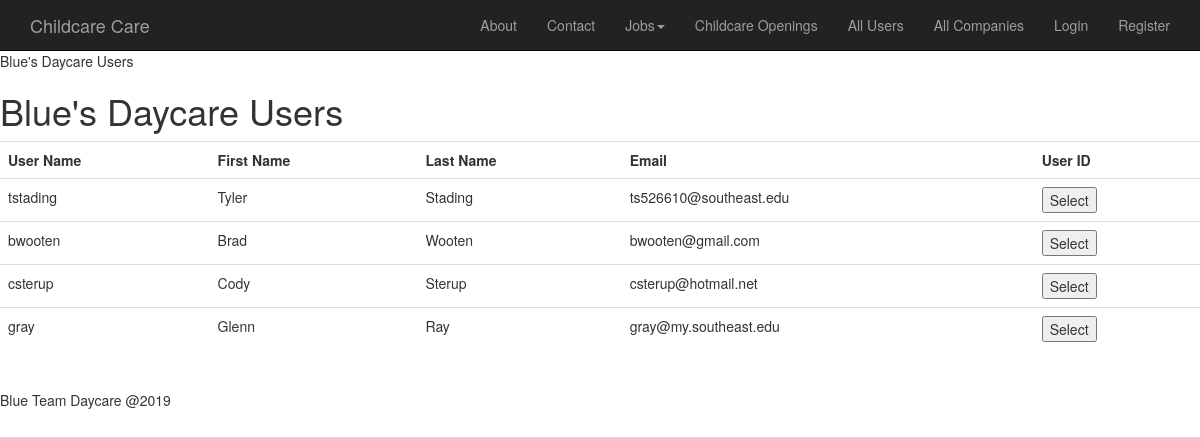
Screenshot of /index.php?action=displayAllUsers with the database file from the repository.
### tables this page shows
CREATE TABLE `user` (
  `id` int(11) NOT NULL,
  `fName` varchar(50) NOT NULL,
  `lName` varchar(50) NOT NULL,
  `email` varchar(50) NOT NULL,
  `uName` varchar(50) DEFAULT NULL,
  `pWord` varchar(120) DEFAULT NULL,
  `image` varchar(100) DEFAULT 'images/default.jpg',
  `roleID` int(11) DEFAULT NULL
);

### models/user_db.php (called while the page is built, shortened)
<?php
class user_db {
    public static function select_all() {
        $db = Database::getDB();
        $queryUsers = 'SELECT * FROM user';
        $statement = $db->prepare($queryUsers);
        $statement->execute();
        $rows = $statement->fetchAll();
        $users = [];
        foreach ($rows as $value) {
            $userRole = role_db::get_role_by_id($value['roleID']);
            $users[$value['id']] = new user($value['id'], $value['fName'], $value['lName'], $value['email'], $value['uName'], $value['pWord'], $value['image'], $userRole);
        }
        return $users;
    }
}

### models/role_db.php (called while the page is built, shortened)
<?php
class role_db {
    public static function get_role_by_id($id) {
        $db = Database::getDB();
        $query = 'SELECT *
              FROM role
              WHERE ID= :id';
        $statement = $db->prepare($query);
        $statement->bindValue(':id', $id);
        $statement->execute();
        $value = $statement->fetch();
        $role = new role($value['id'], $value['type']);
        return $role;
    }
}

### models/user.php (called while the page is built, shortened)
<?php
class user {
    private $ID, $fName, $lName, $email, $uName, $image, $pWord, $role;
    function __construct($ID, $fName, $lName, $email, $uName, $pWord, $image, role $role = null) {
        $this->fName = $fName;
        $this->lName = $lName;
        $this->email = $email;
        $this->uName = $uName;
    }
    function getFName() {
        return $this->fName;
    }
    function getLName() {
        return $this->lName;
    }
    function getEmail() {
        return $this->email;
    }
    function getUName() {
        return $this->uName;
    }
}

### views/displayAllUsers.php (the view, shortened to what this page needs)
<!DOCTYPE html>
<html>
    <head>
        <?php include ('css/css.php'); ?>
    </head>
    <body>
        <?php include ('nav.php'); ?>
        <main>
            <header>Blue&apos;s Daycare Users</header>
            <div id="formWrap">
                <h1>Blue&apos;s Daycare Users</h1>
                <table class="table table-dark">
                    <tr>
                        <th>User Name</th>
                        <th>First Name</th>
                        <th>Last Name</th>
                        <th>Email</th>
                        <th>User ID</th>
                    </tr>
                    <?php foreach ($users as $single) : ?>
                        <tr>
                            <td><?php echo htmlspecialchars($single->getUName()); ?></td>
                            <td><?php echo htmlspecialchars($single->getFName()); ?></td>
                            <td><?php echo htmlspecialchars($single->getLName()); ?></td>
                            <td><?php echo htmlspecialchars($single->getEmail()); ?></td>
                            <td><form action="index.php" method="post">
                                    <input type="submit" value="Select">
                                </form></td>
                        </tr>
                    <?php endforeach; ?>
                </table><br>
            </div>
        </main>
        <footer>
            <p>Blue Team Daycare @2019</p>
        </footer>
    </body>
</html>

### index.php (shortened to what this page needs)
<?php
require_once 'models/role_db.php';
require_once 'models/user.php';
require_once 'models/user_db.php';
$action = filter_input(INPUT_POST, 'action');
if ($action === null) {
    $action = filter_input(INPUT_GET, 'action');
}
switch ($action) {
    case 'displayAllUsers';
        $users = user_db::select_all();
        include 'views/displayAllUsers.php';
        die();
        break;
}

### css/css.php (shortened to what this page needs)
<link rel="stylesheet" href="https://maxcdn.bootstrapcdn.com/bootstrap/3.4.0/css/bootstrap.min.css">
<link rel="stylesheet" href="css/custom.css">

### views/nav.php (shortened to what this page needs)
<nav class="navbar navbar-inverse navbar-static-top">
  <div class="container">
    <div class="navbar-header">
      <a class="navbar-brand" href="#">Childcare Care</a>
    </div>
    <div class="collapse navbar-collapse" id="bs-example-navbar-collapse-1">
      <ul class="nav navbar-nav navbar-right">
        <li><a href='index.php?action=about'>About</a></li>
        <li><a href="#">Contact</a></li>
        <li class="dropdown">
          <a
            href="#"
            class="dropdown-toggle"
            data-toggle="dropdown"
            role="button"
            aria-haspopup="true"
            aria-expanded="false"
            >Jobs<span class="caret"></span
          ></a>
        </li>
        <li><a href='index.php?action=viewChildcareOpenings'>Childcare Openings</a></li>
        <li><a href='index.php?action=displayAllUsers'>All Users</a></li>
        <li><a href='index.php?action=viewCompanies'>All Companies</a></li>
        <?php if (isset($_SESSION['currentUser'])):?>
        <li><a href='index.php?action=displayProfile'>Profile</a></li>
        <li><a href='index.php?action=logout'>Logout</a></li>
        <?php else: ?>
        <li><a href='index.php?action=viewLogin'>Login</a></li>
        <li><a href='index.php?action=registration'>Register</a></li>
        <?php endif; ?>
      </ul>
    </div>
  </div>
</nav>

### css/custom.css (style rules this page uses)
.navbar { margin-bottom: 0; }

### rows the page displays
user: uName "tstading", fName "Tyler", lName "Stading", email "ts526610@southeast.edu"
user: uName "bwooten", fName "Brad", lName "Wooten", email "bwooten@gmail.com"
user: uName "csterup", fName "Cody", lName "Sterup", email "csterup@hotmail.net"
user: uName "gray", fName "Glenn", lName "Ray", email "gray@my.southeast.edu"
